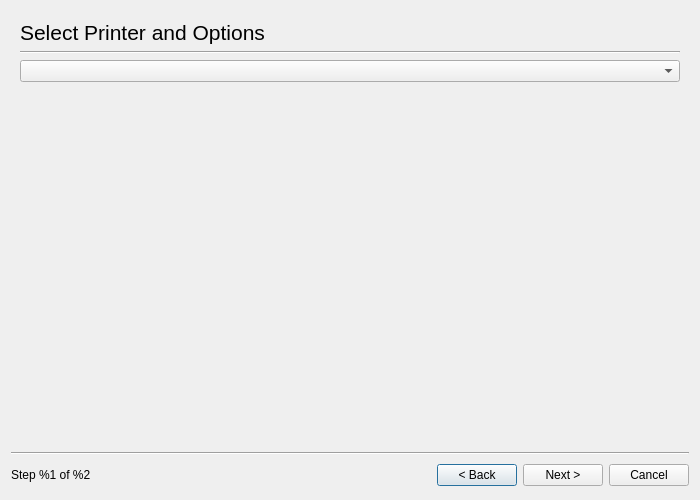
<ui version="4.0" >
 <class>Dialog</class>
 <widget class="QDialog" name="Dialog" >
  <property name="windowModality" >
   <enum>Qt::ApplicationModal</enum>
  </property>
  <property name="geometry" >
   <rect>
    <x>0</x>
    <y>0</y>
    <width>700</width>
    <height>500</height>
   </rect>
  </property>
  <property name="windowTitle" >
   <string>HP Device Manager - Print</string>
  </property>
  <layout class="QGridLayout" >
   <item row="0" column="0" colspan="5" >
    <widget class="QStackedWidget" name="StackedWidget" >
     <property name="currentIndex" >
      <number>1</number>
     </property>
     <widget class="QWidget" name="page" >
      <layout class="QGridLayout" >
       <item row="0" column="0" >
        <widget class="QLabel" name="label_2" >
         <property name="font" >
          <font>
           <pointsize>16</pointsize>
          </font>
         </property>
         <property name="text" >
          <string>Select Files to Print</string>
         </property>
        </widget>
       </item>
       <item row="1" column="0" >
        <widget class="Line" name="line" >
         <property name="orientation" >
          <enum>Qt::Horizontal</enum>
         </property>
        </widget>
       </item>
       <item row="2" column="0" >
        <widget class="FileTable" native="1" name="Files" >
         <property name="sizePolicy" >
          <sizepolicy vsizetype="Expanding" hsizetype="Expanding" >
           <horstretch>0</horstretch>
           <verstretch>0</verstretch>
          </sizepolicy>
         </property>
        </widget>
       </item>
      </layout>
     </widget>
     <widget class="QWidget" name="page_2" >
      <layout class="QGridLayout" >
       <item row="0" column="0" >
        <widget class="QLabel" name="label_3" >
         <property name="font" >
          <font>
           <pointsize>16</pointsize>
          </font>
         </property>
         <property name="text" >
          <string>Select Printer and Options</string>
         </property>
        </widget>
       </item>
       <item row="1" column="0" >
        <widget class="Line" name="line_2" >
         <property name="orientation" >
          <enum>Qt::Horizontal</enum>
         </property>
        </widget>
       </item>
       <item row="2" column="0" >
        <widget class="PrinterNameComboBox" name="PrinterName" />
       </item>
       <item row="3" column="0" >
        <widget class="PrintSettingsToolbox" name="OptionsToolBox" >
         <property name="sizePolicy" >
          <sizepolicy vsizetype="Expanding" hsizetype="Preferred" >
           <horstretch>0</horstretch>
           <verstretch>0</verstretch>
          </sizepolicy>
         </property>
         <property name="currentIndex" >
          <number>-1</number>
         </property>
        </widget>
       </item>
      </layout>
     </widget>
    </widget>
   </item>
   <item row="1" column="0" colspan="5" >
    <widget class="Line" name="line_3" >
     <property name="orientation" >
      <enum>Qt::Horizontal</enum>
     </property>
    </widget>
   </item>
   <item row="2" column="0" >
    <widget class="QLabel" name="StepText" >
     <property name="text" >
      <string>Step %1 of %2</string>
     </property>
    </widget>
   </item>
   <item row="2" column="1" >
    <spacer>
     <property name="orientation" >
      <enum>Qt::Horizontal</enum>
     </property>
     <property name="sizeHint" >
      <size>
       <width>251</width>
       <height>28</height>
      </size>
     </property>
    </spacer>
   </item>
   <item row="2" column="2" >
    <widget class="QPushButton" name="BackButton" >
     <property name="text" >
      <string>&lt; Back</string>
     </property>
    </widget>
   </item>
   <item row="2" column="3" >
    <widget class="QPushButton" name="NextButton" >
     <property name="text" >
      <string>Next ></string>
     </property>
    </widget>
   </item>
   <item row="2" column="4" >
    <widget class="QPushButton" name="CancelButton" >
     <property name="text" >
      <string>Cancel</string>
     </property>
    </widget>
   </item>
  </layout>
 </widget>
 <customwidgets>
  <customwidget>
   <class>FileTable</class>
   <extends>QWidget</extends>
   <header>filetable.h</header>
   <container>1</container>
  </customwidget>
  <customwidget>
   <class>PrinterNameComboBox</class>
   <extends>QComboBox</extends>
   <header>printernamecombobox.h</header>
  </customwidget>
  <customwidget>
   <class>PrintSettingsToolbox</class>
   <extends>QToolBox</extends>
   <header>printsettingstoolbox.h</header>
   <container>1</container>
  </customwidget>
 </customwidgets>
 <resources/>
 <connections/>
</ui>
